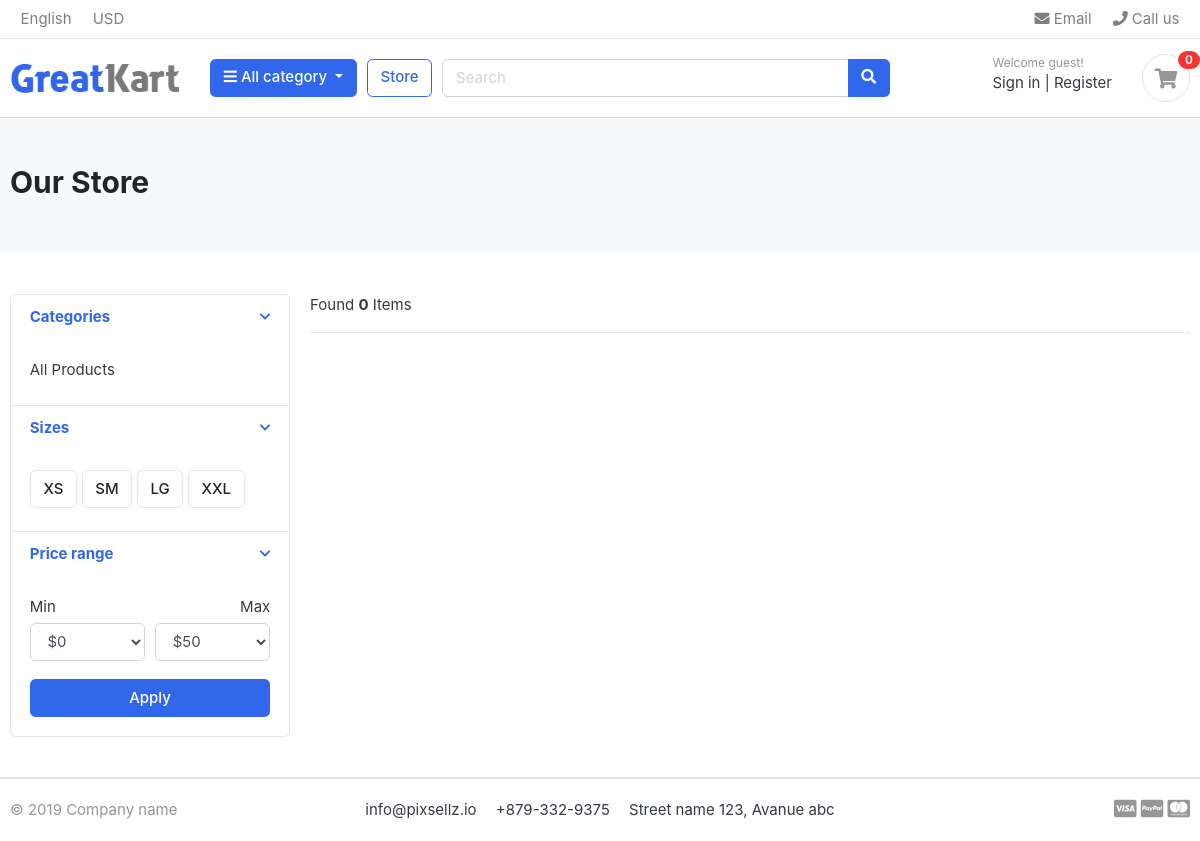
The page /store/ on the database as committed earlier.
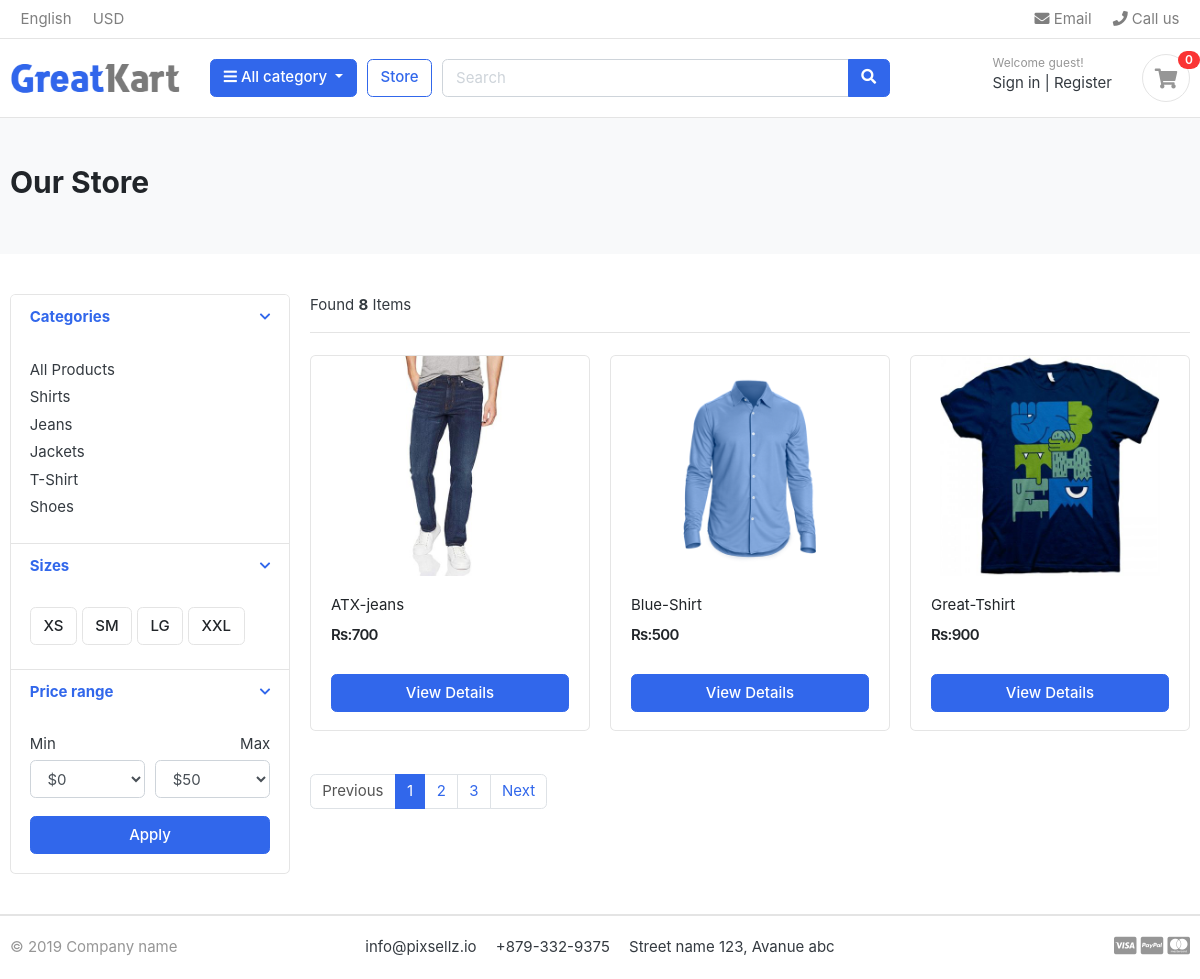
The same page on the database as committed later.
### category/models.py (models this page shows, shortened)
class Category(models.Model):
    category_name = models.CharField(max_length = 50,unique=True)
    slug = models.SlugField(max_length = 100, unique=True)
    description = models.TextField(max_length = 255, blank = True)
    cat_image = models.ImageField(upload_to ='photos/categories/', blank = True)
    class Meta:
        verbose_name ='category'
        verbose_name_plural ='categories'
    def get_url(self):
            return reverse('products_by_category', args=[self.slug])

### store/models.py (models this page shows, shortened)
class Product(models.Model):
    product_name =  models.CharField(max_length=200, unique=True)
    slug = models.SlugField(max_length=200, unique=True)
    description = models.TextField(max_length=500, blank=True)
    price = models.IntegerField()
    image =  models.ImageField(upload_to='photos/products')
    stock = models.IntegerField()
    is_available = models.BooleanField(default=True)
    category = models.ForeignKey(Category , on_delete=models.CASCADE)
    created_date = models.DateTimeField(auto_now_add=True)
    modified_date = models.DateTimeField(auto_now=True)
    def get_url(self):
        return reverse('product_detail', args =[self.category.slug, self.slug])

### store/views.py (the view)
# urls.py: path("store/", include('store.urls')),
def store(request, category_slug = None):
    categories = None
    products = None
    if category_slug != None:
        categories = get_object_or_404(Category, slug = category_slug)
        products = Product.objects.filter(category=categories, is_available= True)
        paginator = Paginator(products, 1)
        page  = request.GET.get('page')
        paged_products = paginator.get_page(page)
        product_count = products.count()
    else:
        products = Product.objects.all().filter(is_available=True).order_by('id')
        paginator = Paginator(products, 3)
        page  = request.GET.get('page')
        paged_products = paginator.get_page(page)
        product_count = products.count()
    context={
        'products':paged_products,
        'product_count':product_count,
    }
    return render(request,'store/store.html', context)

### carts/context_processors.py (called while the page is built)
def counter(request):
    cart_count = 0
    if 'admin' in request.path:
        return{}
    else:
        try:
            cart = Cart.objects.filter(cart_id= _cart_id(request))
            cart_items = CartItem.objects.all().filter(cart = cart[:1])
            for cart_item in cart_items:
                cart_count += cart_item.quantity
        except Cart.DoesNotExist:
            cart_item = 0
    return{'cart_count':cart_count}

### carts/views.py (called while the page is built)
def _cart_id(request):
    cart = request.session.session_key
    if not cart:
        cart = request.session.create()
    return cart

### category/context_processors.py (called while the page is built)
def menu_links(request):
    links = Category.objects.all()
    return dict(links=links)

### templates/store/store.html (shortened to what the changed rows need)
{% extends "base.html" %} {% load static %} {% block content %}
<section class="section-pagetop bg">
  <div class="container">
    <h2 class="title-page">Our Store</h2>
  </div>
</section>
<section class="section-content padding-y">
  <div class="container">
    <div class="row">
      <aside class="col-md-3">
        <div class="card">
          <article class="filter-group">
            <div class="filter-content collapse show" id="collapse_1" style="">
              <div class="card-body">
                <ul class="list-menu">
                  {% for category in links %}
                  <li>
                    <a href="{{category.get_url}}"
                      >{{category.category_name}}
                    </a>
                  </li>
                  {% endfor %}
                </ul>
              </div>
            </div>
          </article>
        </div>
      </aside>
      <main class="col-md-9">
        <header class="border-bottom mb-4 pb-3">
          <div class="form-inline">
            <span class="mr-md-auto">Found <b>{{product_count}}</b> Items</span>
          </div>
        </header>
        <div class="row">
          {% for product in products %}
          <div class="col-md-4">
            <figure class="card card-product-grid">
              <div class="img-wrap">
                <a href="{{product.get_url}}"
                  ><img src="{{product.image.url}}"
                /></a>
              </div>
              <figcaption class="info-wrap">
                <div class="fix-height">
                  <a href="{{product.get_url}}" class="title"
                    >{{product.product_name}}</a
                  >
                  <div class="price-wrap mt-2">
                    <span class="price">Rs:{{product.price}}</span>
                  </div>
                </div>
                <a href="{{product.get_url}}" class="btn btn-block btn-primary"
                  >View Details
                </a>
              </figcaption>
            </figure>
          </div>
          {% endfor %}
        </div>
        <nav class="mt-4" aria-label="Page navigation sample">
          {% if products.has_other_pages %}
          <ul class="pagination">
            {% if products.has_previous %}
            <li class="page-item">
              <a class="page-link" href="?page={{products.previous_page_number}}"
                >Previous</a
              >
            </li>
            {% else %}
            <li class="page-item disabled">
              <a class="page-link" href="#">Previous</a>
            </li>
            {% endif %}
            {% for i in products.paginator.page_range %}
                  {% if products.number == i %}
                    <li class="page-item active">
                      <a class="page-link" href="#">{{ i }}</a>
                    </li>
                  {% else %}
                    <li class="page-item">
                      <a class="page-link" href="?page={{ i }}">{{ i }}</a>
                    </li>
                  {% endif %}
                {% endfor %}
            {% if products.has_next %}
            <li class="page-item"><a class="page-link" href="?page={{products.next_page_number}}">Next</a></li>
            {% else %}
            <li class="page-item disabled"><a class="page-link" href="#">Next</a></li>
            {% endif %}
          </ul>
          {% endif %}
        </nav>
      </main>
    </div>
  </div>
</section>
{% endblock %}

Rows that differ between the two databases and show on the page:
added Category: category_name "Shirts"
added Category: category_name "Jeans"
added Category: category_name "Jackets"
added Category: category_name "T-Shirt"
added Category: category_name "Shoes"
added Product: image (picture), product_name "ATX-jeans", price "700"
added Product: image (picture), product_name "Blue-Shirt", price "500"
added Product: image (picture), product_name "Great-Tshirt", price "900"
Other text that changed with them:
{{ product_count }}: "0" → "8"
text now shown: "Previous Next"
new list line: "1"
new list line: "2"
new list line: "3"
